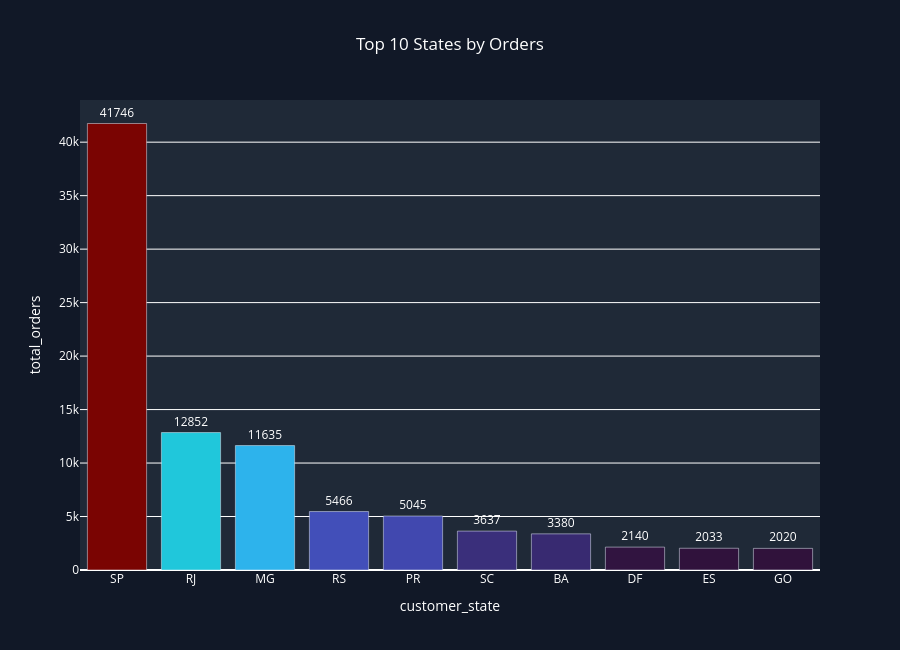

Write notebook code for a chart like this one.
### Markdown cell above
## Key Findings

### Revenue Distribution

- São Paulo (SP) is the dominant market, generating approximately 5.92M in revenue.
- SP generates nearly three times more revenue than the second-ranked state (RJ).
- Revenue is highly concentrated among a small number of states.
- RJ and MG form the second tier of major revenue-generating regions.

### Code cell
#Orders by State
fig = px.bar(
    state_orders.head(10),
    x="customer_state",
    y="total_orders",
    color="total_orders",
    text="total_orders",
    title="Top 10 States by Orders",
    color_continuous_scale="Turbo"
)

fig.update_traces(
    textposition="outside"
)

fig.update_layout(
    title_x=0.5,
    height=650,
    paper_bgcolor="#111827",
    plot_bgcolor="#1F2937",
    font_color="white",
    coloraxis_showscale=False
)

fig.show()

### Figure 1 — Plotly figure (JSON) as saved in the notebook; plotly's stock layout.template omitted (floating-point values rounded to 4 significant figures)
{"data": [{"hovertemplate": "customer_state=%{x}<br>total_orders=%{marker.color}<extra></extra>", "legendgroup": "", "marker": {"color": [41746, 12852, 11635, 5466, 5045, 3637, 3380, 2140, 2033, 2020], "coloraxis": "coloraxis", "pattern": {"shape": ""}}, "name": "", "orientation": "v", "showlegend": false, "text": [41750.0, 12850.0, 11640.0, 5466.0, 5045.0, 3637.0, 3380.0, 2140.0, 2033.0, 2020.0], "textposition": "outside", "type": "bar", "x": ["SP", "RJ", "MG", "RS", "PR", "SC", "BA", "DF", "ES", "GO"], "xaxis": "x", "y": [41746, 12852, 11635, 5466, 5045, 3637, 3380, 2140, 2033, 2020], "yaxis": "y"}], "layout": {"barmode": "relative", "coloraxis": {"colorbar": {"title": {"text": "total_orders"}}, "colorscale": [[0, "#30123b"], [0.07143, "#4145ab"], [0.1429, "#4675ed"], [0.2143, "#39a2fc"], [0.2857, "#1bcfd4"], [0.3571, "#24eca6"], [0.4286, "#61fc6c"], [0.5, "#a4fc3b"], [0.5714, "#d1e834"], [0.6429, "#f3c63a"], [0.7143, "#fe9b2d"], [0.7857, "#f36315"], [0.8571, "#d93806"], [0.9286, "#b11901"], [1, "#7a0402"]], "showscale": false}, "font": {"color": "white"}, "height": 650, "legend": {"tracegroupgap": 0}, "paper_bgcolor": "#111827", "plot_bgcolor": "#1F2937", "title": {"text": "Top 10 States by Orders", "x": 0.5}, "xaxis": {"anchor": "y", "domain": [0, 1], "title": {"text": "customer_state"}}, "yaxis": {"anchor": "x", "domain": [0, 1], "title": {"text": "total_orders"}}}}
